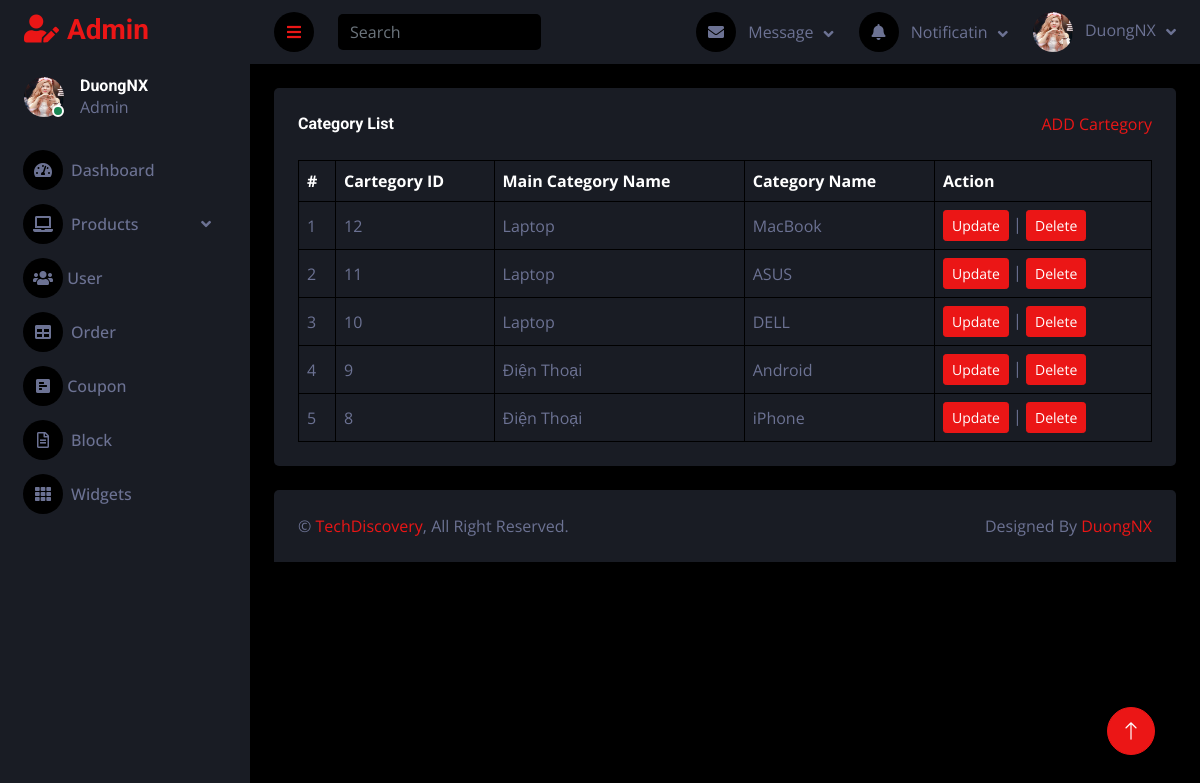
Before: /admin/cartegorylist.php with the older database file.
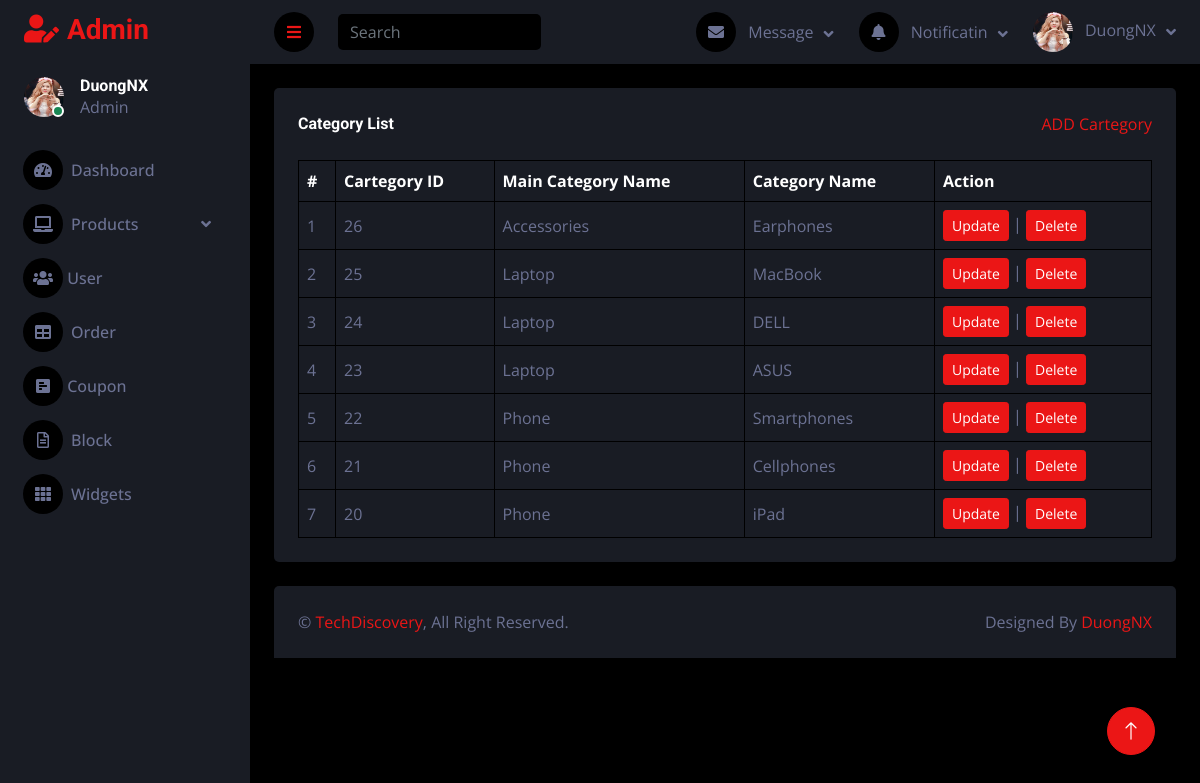
After: the same page with the newer database file.
### tables this page shows
CREATE TABLE `tbl_cartegory` (
  `cartegory_id` int(11) NOT NULL,
  `cartegory_name` varchar(255) NOT NULL,
  `cartegory_main_id` int(11) NOT NULL
);

CREATE TABLE `tbl_cartegory_main` (
  `cartegory_main_id` int(11) NOT NULL,
  `cartegory_main_name` varchar(255) NOT NULL
);

### admin/database.php (called while the page is built, shortened)
<?php
class Database
{
    public $host = DB_HOST;
    public $user = DB_USER;
    public $pass = DB_PASS;
    public $dbname = DB_NAME;
    public $link;
    private function connectDB()
    {
        $this->link = new mysqli($this->host, $this->user, $this->pass, $this->dbname);
    }
    public function select($query)
    {
        $result = $this->link->query($query) or die($this->link->error . __LINE__);
        if ($result->num_rows > 0) {
            return $result;
        } else {
            return false;
        }
    }
}
?>

### admin/class/cartegory_class.php (called while the page is built, shortened)
<?php
    include 'database.php';
?>
<?php
    class cartegory {
        private $db;
        public function __construct()
        {
            $this -> db = new Database();
        }
        public function show_cartegory(){
            $query = "SELECT tbl_cartegory.*, tbl_cartegory_main.cartegory_main_name
                      FROM tbl_cartegory
                      INNER JOIN tbl_cartegory_main ON tbl_cartegory.cartegory_main_id = tbl_cartegory_main.cartegory_main_id
                      ORDER BY tbl_cartegory.cartegory_id DESC";
            $result = $this->db->select($query);
            return $result;
        }
    }
?>

### admin/cartegorylist.php (the view, shortened to what this page needs)
<?php
include "header.php";
include "sidebar.php";
include "navbar.php";
include "class/cartegory_class.php";
?>
<?php
$cartegory = new cartegory;
$show_cartegory = $cartegory->show_cartegory();
?>
<div class="container-fluid pt-4 px-4">
    <div class="bg-secondary text-center rounded p-4">
        <div class="d-flex align-items-center justify-content-between mb-4">
            <h6 class="mb-0">Category List</h6>
            <a href="cartegory_add.php">ADD Cartegory</a>
        </div>
        <div class="table-responsive">
            <table class="table text-start align-middle table-bordered table-hover mb-0">
                <thead>
                    <tr class="text-white">
                        <th scope="col">#</th>
                        <th scope="col">Cartegory ID</th>
                        <th scope="col">Main Category Name</th>
                        <th scope="col">Category Name</th>
                        <th scope="col">Action</th>
                    </tr>
                </thead>
                <tbody>
                    <?php
                    if ($show_cartegory) {
                        $i = 0;
                        while ($result = $show_cartegory->fetch_assoc()) {
                            $i++;
                    ?>
                            <tr>
                                <td><?php echo $i ?></td>
                                <td><?php echo $result['cartegory_id'] ?></td>
                                <td><?php echo $result['cartegory_main_name'] ?></td>
                                <td><?php echo $result['cartegory_name'] ?></td>
                                <td>
                                    <a class="btn btn-sm btn-primary" href="cartegoryedit.php?cartegory_id=<?php echo $result['cartegory_id'] ?>">Update</a> |
                                    <a class="btn btn-sm btn-primary" href="#" onclick="confirmDelete(<?php echo $result['cartegory_id']; ?>)">Delete</a>
                                </td>
                            </tr>
                    <?php
                        }
                    }
                    ?>
                </tbody>
            </table>
        </div>
    </div>
</div>
<?php
include "footer.php";
?>

Changed rows visible on the page:
removed tbl_cartegory: cartegory_id "12", cartegory_main.cartegory_main_name "Laptop", cartegory_name "MacBook"
removed tbl_cartegory: cartegory_id "11", cartegory_main.cartegory_main_name "Laptop", cartegory_name "ASUS"
removed tbl_cartegory: cartegory_id "10", cartegory_main.cartegory_main_name "Laptop", cartegory_name "DELL"
removed tbl_cartegory: cartegory_id "9", cartegory_main.cartegory_main_name "Điện Thoại", cartegory_name "Android"
removed tbl_cartegory: cartegory_id "8", cartegory_main.cartegory_main_name "Điện Thoại", cartegory_name "iPhone"
added tbl_cartegory: cartegory_id "26", cartegory_main.cartegory_main_name "Accessories", cartegory_name "Earphones"
added tbl_cartegory: cartegory_id "25", cartegory_main.cartegory_main_name "Laptop", cartegory_name "MacBook"
added tbl_cartegory: cartegory_id "24", cartegory_main.cartegory_main_name "Laptop", cartegory_name "DELL"
added tbl_cartegory: cartegory_id "23", cartegory_main.cartegory_main_name "Laptop", cartegory_name "ASUS"
added tbl_cartegory: cartegory_id "22", cartegory_main.cartegory_main_name "Phone", cartegory_name "Smartphones"
added tbl_cartegory: cartegory_id "21", cartegory_main.cartegory_main_name "Phone", cartegory_name "Cellphones"
added tbl_cartegory: cartegory_id "20", cartegory_main.cartegory_main_name "Phone", cartegory_name "iPad"
